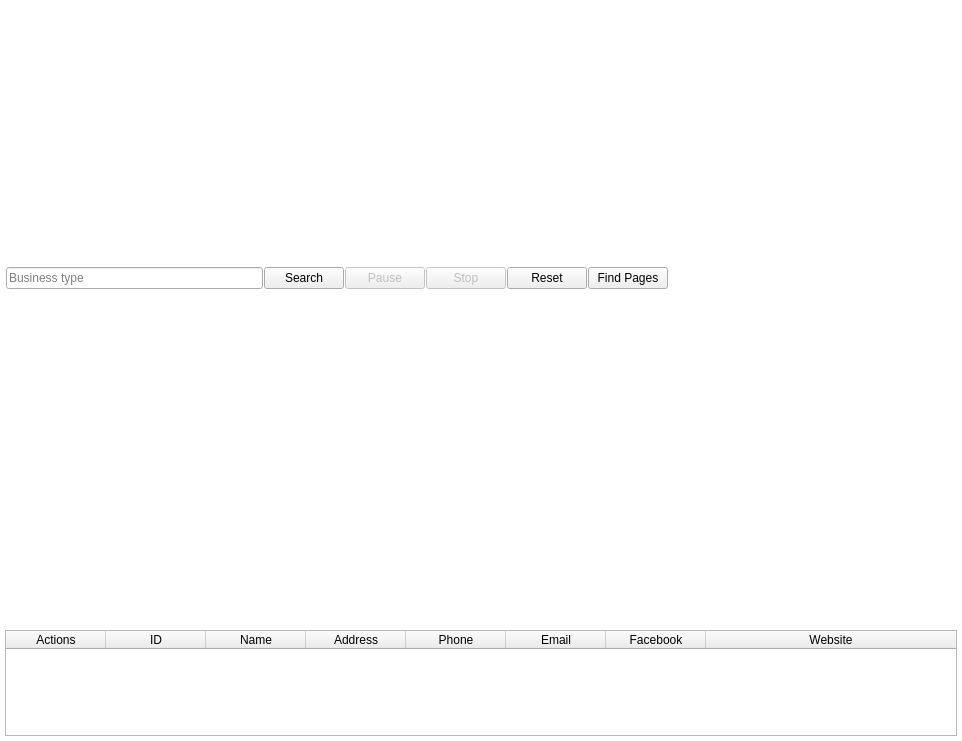
<?xml version="1.0" encoding="UTF-8"?>
<ui version="4.0">
 <class>PageDashboard</class>
 <widget class="QWidget" name="PageDashboard">
  <property name="geometry">
   <rect>
    <x>0</x>
    <y>0</y>
    <width>962</width>
    <height>741</height>
   </rect>
  </property>
  <property name="windowTitle">
   <string>Form</string>
  </property>
  <property name="styleSheet">
   <string notr="true">QWidget#PageDashboard{
background-color: rgb(255, 255, 255);
}</string>
  </property>
  <layout class="QVBoxLayout" name="verticalLayout_3">
   <property name="spacing">
    <number>5</number>
   </property>
   <property name="leftMargin">
    <number>5</number>
   </property>
   <property name="topMargin">
    <number>5</number>
   </property>
   <property name="rightMargin">
    <number>5</number>
   </property>
   <property name="bottomMargin">
    <number>5</number>
   </property>
   <item>
    <widget class="StatsWidget" name="statsWidget" native="true">
     <property name="minimumSize">
      <size>
       <width>0</width>
       <height>150</height>
      </size>
     </property>
     <property name="maximumSize">
      <size>
       <width>16777215</width>
       <height>150</height>
      </size>
     </property>
    </widget>
   </item>
   <item>
    <widget class="QWidget" name="pageDashboardTopBar" native="true">
     <property name="minimumSize">
      <size>
       <width>0</width>
       <height>130</height>
      </size>
     </property>
     <property name="maximumSize">
      <size>
       <width>16777215</width>
       <height>130</height>
      </size>
     </property>
     <property name="styleSheet">
      <string notr="true">#pageDashboardTopBar{
	padding:0px;
}</string>
     </property>
     <layout class="QHBoxLayout" name="horizontalLayout_5">
      <property name="spacing">
       <number>0</number>
      </property>
      <property name="leftMargin">
       <number>1</number>
      </property>
      <property name="topMargin">
       <number>1</number>
      </property>
      <property name="rightMargin">
       <number>1</number>
      </property>
      <property name="bottomMargin">
       <number>1</number>
      </property>
      <item>
       <layout class="QVBoxLayout" name="verticalLayout_2">
        <item>
         <widget class="ProfileSelector" name="profileSelector" native="true"/>
        </item>
        <item>
         <widget class="TargetFolder" name="targetFolder" native="true"/>
        </item>
        <item>
         <layout class="QHBoxLayout" name="horizontalLayout_3">
          <property name="spacing">
           <number>1</number>
          </property>
          <item>
           <widget class="QLineEdit" name="searchTextBox">
            <property name="placeholderText">
             <string>Business type</string>
            </property>
           </widget>
          </item>
          <item>
           <widget class="QPushButton" name="searchButton">
            <property name="text">
             <string>Search</string>
            </property>
           </widget>
          </item>
          <item>
           <widget class="QPushButton" name="pauseButton">
            <property name="enabled">
             <bool>false</bool>
            </property>
            <property name="text">
             <string>Pause</string>
            </property>
           </widget>
          </item>
          <item>
           <widget class="QPushButton" name="stopButton">
            <property name="enabled">
             <bool>false</bool>
            </property>
            <property name="text">
             <string>Stop</string>
            </property>
           </widget>
          </item>
          <item>
           <widget class="QPushButton" name="resetButton">
            <property name="text">
             <string>Reset</string>
            </property>
           </widget>
          </item>
          <item>
           <widget class="QPushButton" name="pushButton">
            <property name="toolTip">
             <string>Find pages using their id. Ids must be comma seperated for multiple pages</string>
            </property>
            <property name="text">
             <string>Find Pages</string>
            </property>
           </widget>
          </item>
          <item>
           <spacer name="horizontalSpacer_3">
            <property name="orientation">
             <enum>Qt::Horizontal</enum>
            </property>
            <property name="sizeHint" stdset="0">
             <size>
              <width>40</width>
              <height>20</height>
             </size>
            </property>
           </spacer>
          </item>
         </layout>
        </item>
       </layout>
      </item>
      <item>
       <widget class="QLabel" name="progressSpinner">
        <property name="minimumSize">
         <size>
          <width>32</width>
          <height>32</height>
         </size>
        </property>
        <property name="maximumSize">
         <size>
          <width>32</width>
          <height>32</height>
         </size>
        </property>
        <property name="text">
         <string/>
        </property>
       </widget>
      </item>
     </layout>
    </widget>
   </item>
   <item>
    <layout class="QVBoxLayout" name="verticalLayout">
     <property name="spacing">
      <number>5</number>
     </property>
     <item>
      <widget class="FilterWidget" name="filterWidget" native="true">
       <property name="minimumSize">
        <size>
         <width>0</width>
         <height>195</height>
        </size>
       </property>
       <property name="maximumSize">
        <size>
         <width>16777215</width>
         <height>195</height>
        </size>
       </property>
       <property name="focusPolicy">
        <enum>Qt::NoFocus</enum>
       </property>
      </widget>
     </item>
     <item>
      <widget class="MockPageAction" name="mockpageAction" native="true">
       <property name="minimumSize">
        <size>
         <width>0</width>
         <height>130</height>
        </size>
       </property>
       <property name="maximumSize">
        <size>
         <width>16777215</width>
         <height>130</height>
        </size>
       </property>
      </widget>
     </item>
     <item>
      <widget class="QTableWidget" name="leadListTable">
       <property name="minimumSize">
        <size>
         <width>0</width>
         <height>0</height>
        </size>
       </property>
       <property name="contextMenuPolicy">
        <enum>Qt::CustomContextMenu</enum>
       </property>
       <property name="editTriggers">
        <set>QAbstractItemView::DoubleClicked</set>
       </property>
       <property name="alternatingRowColors">
        <bool>true</bool>
       </property>
       <property name="selectionMode">
        <enum>QAbstractItemView::NoSelection</enum>
       </property>
       <property name="selectionBehavior">
        <enum>QAbstractItemView::SelectRows</enum>
       </property>
       <property name="showGrid">
        <bool>true</bool>
       </property>
       <property name="gridStyle">
        <enum>Qt::SolidLine</enum>
       </property>
       <property name="cornerButtonEnabled">
        <bool>false</bool>
       </property>
       <attribute name="horizontalHeaderStretchLastSection">
        <bool>true</bool>
       </attribute>
       <attribute name="verticalHeaderStretchLastSection">
        <bool>false</bool>
       </attribute>
       <column>
        <property name="text">
         <string>Actions</string>
        </property>
       </column>
       <column>
        <property name="text">
         <string>ID</string>
        </property>
       </column>
       <column>
        <property name="text">
         <string>Name</string>
        </property>
       </column>
       <column>
        <property name="text">
         <string>Address</string>
        </property>
       </column>
       <column>
        <property name="text">
         <string>Phone</string>
        </property>
       </column>
       <column>
        <property name="text">
         <string>Email</string>
        </property>
       </column>
       <column>
        <property name="text">
         <string>Facebook</string>
        </property>
       </column>
       <column>
        <property name="text">
         <string>Website</string>
        </property>
       </column>
      </widget>
     </item>
     <item>
      <spacer name="verticalSpacer">
       <property name="orientation">
        <enum>Qt::Vertical</enum>
       </property>
       <property name="sizeHint" stdset="0">
        <size>
         <width>20</width>
         <height>40</height>
        </size>
       </property>
      </spacer>
     </item>
    </layout>
   </item>
  </layout>
 </widget>
 <customwidgets>
  <customwidget>
   <class>ProfileSelector</class>
   <extends>QWidget</extends>
   <header>profileselector.h</header>
   <container>1</container>
  </customwidget>
  <customwidget>
   <class>TargetFolder</class>
   <extends>QWidget</extends>
   <header>targetfolder.h</header>
   <container>1</container>
  </customwidget>
  <customwidget>
   <class>FilterWidget</class>
   <extends>QWidget</extends>
   <header>filterwidget.h</header>
   <container>1</container>
   <slots>
    <signal>resetClicked()</signal>
    <signal>exportClicked()</signal>
    <signal>filterClicked()</signal>
   </slots>
  </customwidget>
  <customwidget>
   <class>MockPageAction</class>
   <extends>QWidget</extends>
   <header>mockpageaction.h</header>
   <container>1</container>
  </customwidget>
  <customwidget>
   <class>StatsWidget</class>
   <extends>QWidget</extends>
   <header>statswidget.h</header>
   <container>1</container>
  </customwidget>
 </customwidgets>
 <resources/>
 <connections/>
</ui>
